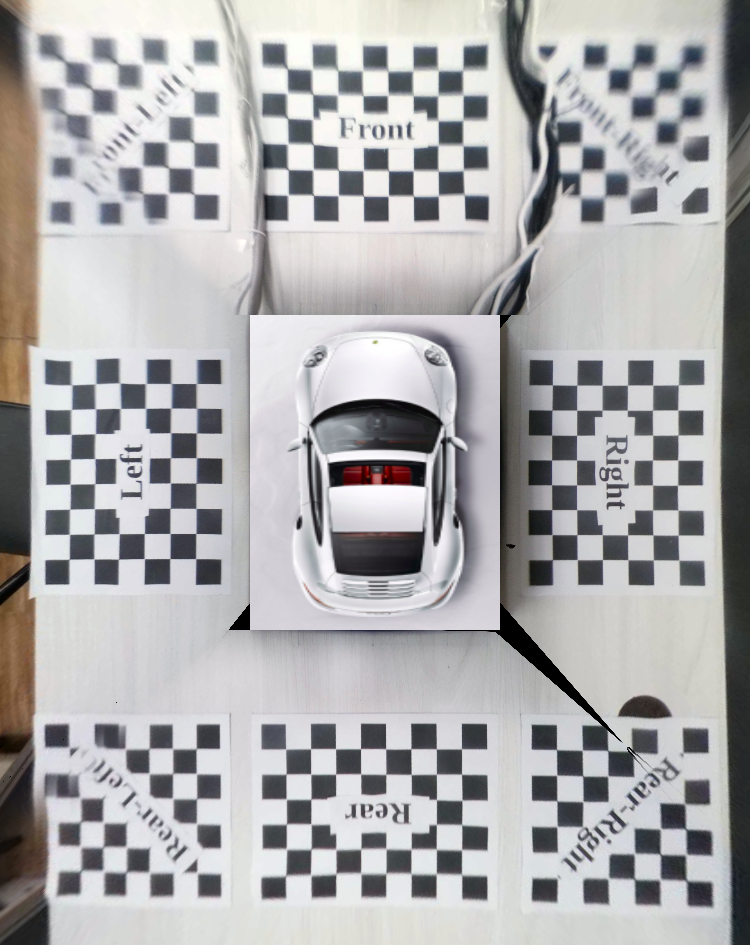
#> input picture bird3.png, 750 x 945 px, given in place of box.png, which was not available
$ python -i bird_code.py   (imports and definitions only)   (older library calls are emulated)
#> lines starting #> are read from the running program, lines starting #| are printed output that depends on the picture; pictures that were not available may be replaced by others from this repository, and a replacement may not be noted
### surround_view/param_settings_2.py
import os
import cv2

camera_names = ["front", "rear", "left", "right"]

# --------------------------------------------------------------------
# chessboard size
check_h = 175
check_w = 225

# (outher_width, outher_height): how far away the bird-view looks outside
# of the calibration pattern in horizontal and vertical directions
outher_w = 45
outher_h = 45

# Box size
box_h = 360
box_w = 310

# total width/height of the stitched image

total_w = 660 + 2 * outher_w  # 750
total_h = 855 + 2 * outher_h  # 945

# print(total_w, total_h)

# size of the gap between the calibration pattern and the car
# in horizontal and vertical directions
inner_w = int((total_w - outher_w * 2 - box_w - check_h * 2) / 2)
inner_h = int((total_h - outher_w * 2 - box_h - check_h * 2) / 2)

# four corners of the rectangular region occupied by the car
# top-left (x_left, y_top), bottom-right (x_right, y_bottom)
xl = check_h + outher_w + inner_w   # 220
xr = total_w - xl                   # 530
yt = check_h + outher_h + inner_h   # 292
yb = total_h - yt                   # 653
# print(xl, xr, yt, yb)
# --------------------------------------------------------------------

project_shapes = {
    "front": (total_w, yt),  # 750 292
    "rear":  (total_w, yt),  # 750 292
    "left":  (total_h, xl),     # 945 220
    "right": (total_h, xl),     # 945 220
}

# pixel locations of the four points to be chosen.
# you must click these pixels in the same order when running
# the get_projection_map.py script
project_keypoints = {
    "front": [(total_w/2 - check_w/2, outher_h), (total_w/2 + check_w/2, outher_h),
              (total_w/2 - check_w/2, outher_h + check_h), (total_w/2 + check_w/2, outher_h + check_h)],

    "left":  [(total_h/2 - check_w/2, outher_w), (total_h/2 + check_w/2, outher_w),
              (total_h/2 - check_w/2, outher_w + check_h), (total_h/2 + check_w/2, outher_w + check_h)],

    "right": [(total_h/2 - check_w/2, outher_w), (total_h/2 + check_w/2, outher_w),
              (total_h/2 - check_w/2, outher_w + check_h), (total_h/2 + check_w/2, outher_w + check_h)],

    "rear": [(total_w/2 - check_w/2, outher_h), (total_w/2 + check_w/2, outher_h),
             (total_w/2 - check_w/2, outher_h + check_h), (total_w/2 + check_w/2, outher_h + check_h)],
}
car_image = cv2.imread(os.path.join(os.getcwd(), "data", "box.png"))
#> car_image is the input picture: shape (945, 750, 3); mean B, G, R 172.8, 171.9, 172.6
car_image = cv2.resize(car_image, (xr - xl, yb - yt))
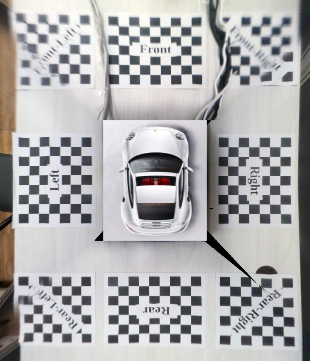
#> car_image: shape (361, 310, 3); mean B, G, R 172.9, 171.9, 172.6

### surround_view/bird_code.py
import numpy as np
import cv2
from . import param_settings_2 as settings
from .param_settings_2 import xl, xr, yt, yb
# from . import utils


class BirdView():
    def __init__(self):
        self.frame = None
        self.image = np.zeros((settings.total_h, settings.total_w, 3), np.uint8)
        self.car_image = settings.car_image

    def update_frames(self, images):
        self.frames = images

    def get_weights_and_masks(self, images):
        front, back, left, right = images
        print("get_weights_and_masks - front left")
        G0, M0 = self.get_weight_mask_matrix(FI(front), LI(left))
        front_left, left_front = FI(front), LI(left)
        cv2.imshow("front_left", front_left)
        cv2.imshow("left_front", left_front)
        cv2.imshow("GO", G0)
        cv2.imshow("M0(mask)", M0)
        cv2.waitKey()
        print("original = ", front.shape, left.shape)
        # print(G0, M0)
        print("get_weights_and_masks - front right")
        G1, M1 = self.get_weight_mask_matrix(FII(front), RII(right))
        print("get_weights_and_masks - back left")
        G2, M2 = self.get_weight_mask_matrix(BIII(back), LIII(left))
        print("get_weights_and_masks - back right")
        G3, M3 = self.get_weight_mask_matrix(BIV(back), RIV(right))
        self.weights = [np.stack((G, G, G), axis=2) for G in (G0, G1, G2, G3)]
        self.masks = [(M / 255.0).astype(np.int) for M in (M0, M1, M2, M3)]
        return np.stack((G0, G1, G2, G3), axis=2), np.stack((M0, M1, M2, M3), axis=2)

    # [166 lines left out: functions get_weight_mask_matrix, get_overlap_region_mask, get_mask, get_outmost_polygon_boundary, make_luminance_balance, adjust_luminance, not called in this run]

    def mean_luminance_ratio(self, grayA, grayB, mask):
        return self.get_mean_statistisc(grayA, mask) / self.get_mean_statistisc(grayB, mask)

    # [17 lines left out: functions get_mean_statistisc, stitch_all_parts, not called in this run]

    def make_white_balance(self):
        self.image = self.white_balance_process(self.image)

    # [16 lines left out: function white_balance_process, not called in this run]

    def copy_car_image(self):
        np.copyto(self.C, self.car_image)

    def merge(self, imA, imB, k):
        G = self.weights[k]
        return (imA * G + imB * (1 - G)).astype(np.uint8)

    @property
    def FL(self):  # front left
        return self.image[:yt, :xl]

    @property
    def F(self):  # front
        return self.image[:yt, xl:xr]

    @property
    def FR(self):  # front right
        return self.image[:yt, xr:]

    @property
    def BL(self):  # bellow left
        return self.image[yb:, :xl]

    @property
    def B(self):  # bellow
        return self.image[yb:, xl:xr]

    @property
    def BR(self):  # bellow right
        return self.image[yb:, xr:]

    @property
    def L(self):  # left
        return self.image[yt:yb, :xl]

    @property
    def R(self):  # right
        return self.image[yt:yb, xr:]

    @property
    def C(self):  # center
        return self.image[yt:yb, xl:xr]


# [6 lines left out: function FI, not called in this run]


def FII(front_image):
    return front_image[:, xr:]


def FM(front_image):
    return front_image[:, xl:xr]


def BIII(back_image):
    return back_image[:, :xl]


def BIV(back_image):
    return back_image[:, xr:]


def BM(back_image):
    return back_image[:, xl:xr]


def LI(left_image):
    value = left_image[:yt, :]
    return value


def LIII(left_image):
    return left_image[yb:, :]


def LM(left_image):
    return left_image[yt:yb, :]


def RII(right_image):
    return right_image[:yt, :]


def RIV(right_image):
    return right_image[yb:, :]


def RM(right_image):
    return right_image[yt:yb, :]

>>> import cv2
>>> picture = cv2.imread('../bird3.png', cv2.IMREAD_GRAYSCALE)
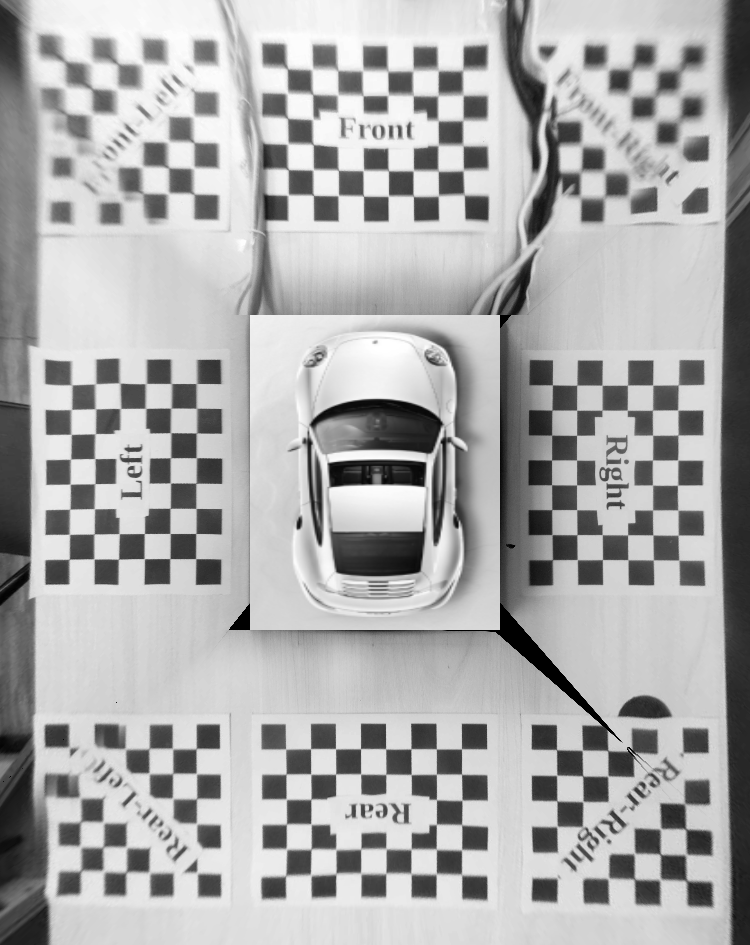
#> picture: shape (945, 750); min 0, max 255, mean 171.7
#> (the run stopped early here; a loop or call above may not have finished)

$ run again, on weights.png
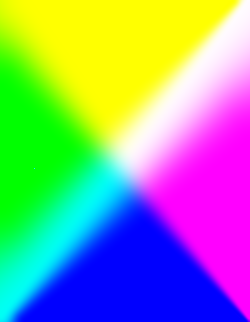
#> input picture weights.png, 250 x 322 px, given in place of box.png, which was not available
#> car_image is the input picture: shape (322, 250, 3); mean B, G, R 152.3, 158.6, 139.3
#> `car_image = cv2.resize(car_image, (xr - xl, yb - yt))`:
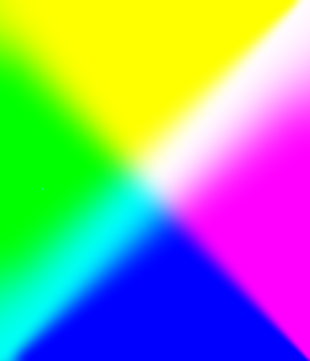
#> car_image: shape (361, 310, 3); mean B, G, R 152.3, 158.5, 139.3
#> `picture = cv2.imread('../bird3.png', cv2.IMREAD_GRAYSCALE)`:
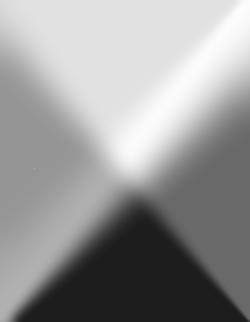
#> picture: shape (322, 250); min 29, max 253, mean 151.6
